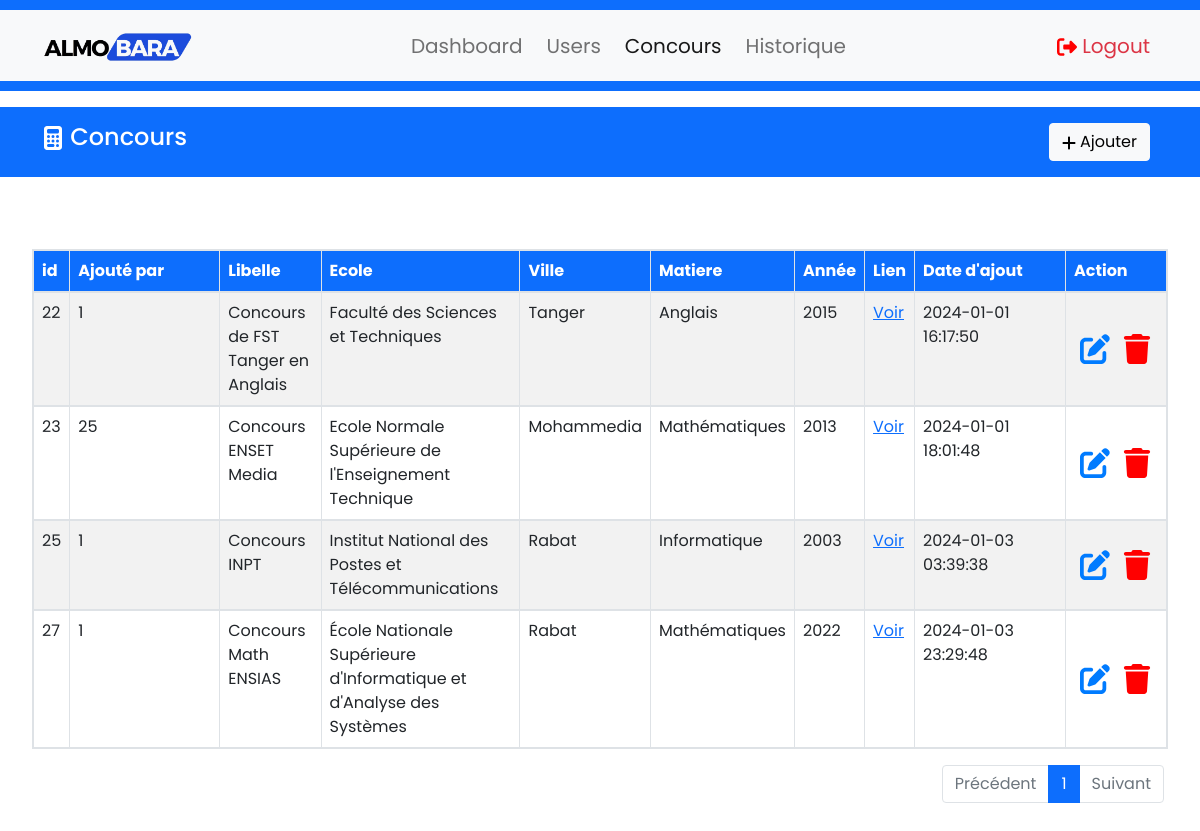
Screenshot of /AdminSide/concours.php (signed in) with the database file from the repository.
### tables this page shows
CREATE TABLE `concours` (
  `id_cnc` int(11) NOT NULL,
  `id_user` int(11) NOT NULL,
  `libelle` varchar(100) NOT NULL,
  `lien` varchar(255) NOT NULL,
  `ecole` int(100) NOT NULL,
  `matiere` int(100) NOT NULL,
  `AvSa` varchar(20) NOT NULL,
  `annee` int(11) DEFAULT NULL,
  `created_at` datetime DEFAULT NULL
);

CREATE TABLE `ecole` (
  `id_ecole` int(11) NOT NULL,
  `nom_ecole` varchar(100) DEFAULT NULL,
  `ville` varchar(100) NOT NULL,
  `abbr_nom_ecole` varchar(50) NOT NULL,
  `image` longtext NOT NULL,
  `about_ecole` varchar(255) NOT NULL
);

CREATE TABLE `matiere` (
  `id_matiere` int(11) NOT NULL,
  `nom_matiere` varchar(100) DEFAULT NULL,
  `image` longtext NOT NULL
);

### AdminSide/concours.php (the view, shortened to what this page needs)
<!DOCTYPE html>
<html lang="fr">
<head>
    <link href="https://cdn.jsdelivr.net/npm/bootstrap@5.0.2/dist/css/bootstrap.min.css" rel="stylesheet">
</head>
<body>
        <div class="bg-primary" style="height: 10px;"></div>
        <nav class="navbar navbar-expand-lg navbar-light bg-light" style="font-family: 'Times New Roman', Times, serif !important; font-size: 20px;">
            <div class="container">
                <a href="#" style="font-size: 30px;" class="navbar-brand">
                    <img src="images/logo.png" width="150px" alt="logo">
                </a>
                <div class="collapse navbar-collapse justify-content-between" id="navbarcollapseCNC">
                    <ul class="navbar-nav">
                        <li class="nav-item m-1">
                            <a href="index.php" class="nav-link">Dashboard</a>
                        </li>
                        <li class="nav-item active m-1">
                            <a href="Users.php" class="nav-link">Users</a>
                        </li>
                        <li class="nav-item m-1">
                            <a href="concours.php" class="nav-link active">Concours</a>
                        </li>
                        <li class="nav-item m-1">
                            <a href="Historique.php" class="nav-link">Historique</a>
                        </li>
                    </ul>
                    <ul class="navbar-nav">
                        <li>
                            <a href="Logout.php" class="nav-link text-danger">
                                Logout
                            </a>
                        </li>
                    </ul>
                </div>
            </div>
        </nav>
        <div class="bg-primary" style="height: 10px;"></div>
    <header class="bg-primary text-white py-3 mt-3">
        <div class="container">
            <div class="row">
                <div class="col-md-12 d-flex justify-content-between">
                    <h4 style="display: inline-block;">
                        Concours</h4>
                    <span style="display: inline-block; margin-left: 10px;">
                        <div class="d-flex justify-content-end px-2"><button type="button" class="btn btn-light" data-bs-toggle="modal" data-bs-target="#modalAjouterConcours"><svg xmlns="http://www.w3.org/2000/svg" height="16" width="14" viewBox="0 0 448 512"><path fill="#000000" d="M256 80c0-17.7-14.3-32-32-32s-32 14.3-32 32V224H48c-17.7 0-32 14.3-32 32s14.3 32 32 32H192V432c0 17.7 14.3 32 32 32s32-14.3 32-32V288H400c17.7 0 32-14.3 32-32s-14.3-32-32-32H256V80z"/></svg> Ajouter</button></div>
                    </span>
                </div>
            </div>
        </div>
    </header>
    <br>
    <main class="mt-4 mx-4 d-flex flex-column">
        <div class="container-fluid my-4 px-2">
            <div class="table-responsive">
                <table class="table table-bordered table-striped table-hover" id="myTable" width="100%" cellspacing="0">
                    <thead class="bg-primary text-white">
                        <tr class="border-2">
                            <th scope="col">id</th>
                            <th scope="col" style="min-width: 150px!important">Ajouté par</th>
                            <th scope="col">Libelle</th>
                            <th scope="col">Ecole</th>
                            <th scope="col">Ville</th>
                            <th scope="col">Matiere</th>
                            <th scope="col">Année</th>
                            <th scope="col">Lien</th>
                            <th scope="col" style="min-width: 150px!important">Date d'ajout</th>
                            <th scope="col">Action</th>
                        </tr>
                    </thead>
                    <tbody>
                        <?php
                        require_once("includes/DB.php");
                        $resultsPerPage = 5;
                        $currentPage = isset($_GET['page']) ? $_GET['page'] : 1;
                        $offset = ($currentPage - 1) * $resultsPerPage;
                        $totalRecordsQuery = $bd->query("SELECT COUNT(*) as total FROM concours");
                        $totalRecords = $totalRecordsQuery->fetch()['total'];
                        $totalPages = ceil($totalRecords / $resultsPerPage);
                        $concoursQuery = $bd->query("SELECT concours.*, ecole.nom_ecole, ecole.ville, matiere.nom_matiere FROM concours, ecole, matiere WHERE concours.ecole=ecole.id_ecole AND concours.matiere=matiere.id_matiere order by id_cnc asc LIMIT $offset, $resultsPerPage");
                        $concours = $concoursQuery->fetchAll();
                        foreach ($concours as $cnc) {
                            echo '<tr class="border-2">';
                            echo '<td>' . $cnc['id_cnc'] . "</td>";
                            echo '<td>' . $cnc['id_user'] . "</td>";
                            echo '<td>' . $cnc['libelle'] . "</td>";
                            echo '<td>' . $cnc['nom_ecole'] . "</td>";
                            echo '<td>' . $cnc['ville'] . "</td>";
                            echo '<td>' . $cnc['nom_matiere'] . "</td>";
                            echo '<td>' . $cnc['annee'] . "</td>";
                            echo '<td><a target="_blank" href="' . $cnc['lien'] . '">Voir</a></td>';
                            echo '<td>' . $cnc['created_at'] . "</td>";
                            echo '<td style="vertical-align: middle;">
                            <div class="d-flex justify-contenr-center">
                            <button class="bg-transparent border-0" data-bs-toggle="modal" data-bs-target="#modalModifierConcours" onclick="updateConcours(' . $cnc['id_cnc'] . ')"><svg xmlns="http://www.w3.org/2000/svg" height="30" width="30" viewBox="0 0 512 512"><path fill="#007bff" d="M471.6 21.7c-21.9-21.9-57.3-21.9-79.2 0L362.3 51.7l97.9 97.9 30.1-30.1c21.9-21.9 21.9-57.3 0-79.2L471.6 21.7zm-299.2 220c-6.1 6.1-10.8 13.6-13.5 21.9l-29.6 88.8c-2.9 8.6-.6 18.1 5.8 24.6s15.9 8.7 24.6 5.8l88.8-29.6c8.2-2.7 15.7-7.4 21.9-13.5L437.7 172.3 339.7 74.3 172.4 241.7zM96 64C43 64 0 107 0 160V416c0 53 43 96 96 96H352c53 0 96-43 96-96V320c0-17.7-14.3-32-32-32s-32 14.3-32 32v96c0 17.7-14.3 32-32 32H96c-17.7 0-32-14.3-32-32V160c0-17.7 14.3-32 32-32h96c17.7 0 32-14.3 32-32s-14.3-32-32-32H96z"/></svg></button>
                            <button class="bg-transparent border-0"><a href="./includes/functions_sfn.php?action=delete&id='.$cnc['id_cnc'].'"><svg xmlns="http://www.w3.org/2000/svg" height="30" width="30" viewBox="0 0 448 512"><path fill="#ff0000" d="M135.2 17.7L128 32H32C14.3 32 0 46.3 0 64S14.3 96 32 96H416c17.7 0 32-14.3 32-32s-14.3-32-32-32H320l-7.2-14.3C307.4 6.8 296.3 0 284.2 0H163.8c-12.1 0-23.2 6.8-28.6 17.7zM416 128H32L53.2 467c1.6 25.3 22.6 45 47.9 45H346.9c25.3 0 46.3-19.7 47.9-45L416 128z"/></svg></a></button>
                            </div>
                            </td>';
                            echo "</tr>";
                        }
                        ?>
                    </tbody>
                </table>
                <nav aria-label="Page navigation" class="d-flex justify-content-end">
                    <ul class="pagination">
                        <?php
                        if ($currentPage > 1) {
                            echo '<li class="page-item"><a class="page-link" href="?page=' . ($currentPage - 1) . '">Précédent</a></li>';
                        } else {
                            echo '<li class="page-item disabled"><span class="page-link">Précédent</span></li>';
                        }
                        for ($i = 1; $i <= $totalPages; $i++) {
                            echo '<li class="page-item' . ($currentPage == $i ? ' active' : '') . '"><a class="page-link" href="?page=' . $i . '">' . $i . '</a></li>';
                        }
                        if ($currentPage < $totalPages) {
                            echo '<li class="page-item me-1"><a class="page-link" href="?page=' . ($currentPage + 1) . '">Suivant</a></li>';
                        } else {
                            echo '<li class="page-item me-1 disabled"><span class="page-link">Suivant</span></li>';
                        }
                        ?>
                    </ul>
                </nav>
            </div>
        </div>
    </main>
</body>
</html>

### AdminSide/concours.php (style rules this page uses)
*, *::before, *::after { font-family: "Poppins"; }

### rows the page displays
concours: id_cnc "22", id_user "1", libelle "Concours de FST Tanger en Anglais", ecole.nom_ecole "Faculté des Sciences et Techniques", ecole.ville "Tanger", matiere.nom_matiere "Anglais", annee "2015", created_at "2024-01-01 16:17:50"
concours: id_cnc "23", id_user "25", libelle "Concours ENSET Media", ecole.nom_ecole "Ecole Normale Supérieure de l'Enseignement Technique", ecole.ville "Mohammedia", matiere.nom_matiere "Mathématiques", annee "2013", created_at "2024-01-01 18:01:48"
concours: id_cnc "25", id_user "1", libelle "Concours INPT", ecole.nom_ecole "Institut National des Postes et Télécommunications", ecole.ville "Rabat", matiere.nom_matiere "Informatique", annee "2003", created_at "2024-01-03 03:39:38"
concours: id_cnc "27", id_user "1", libelle "Concours Math ENSIAS", ecole.nom_ecole "École Nationale Supérieure d'Informatique et d'Analyse des Systèmes", ecole.ville "Rabat", matiere.nom_matiere "Mathématiques", annee "2022", created_at "2024-01-03 23:29:48"
